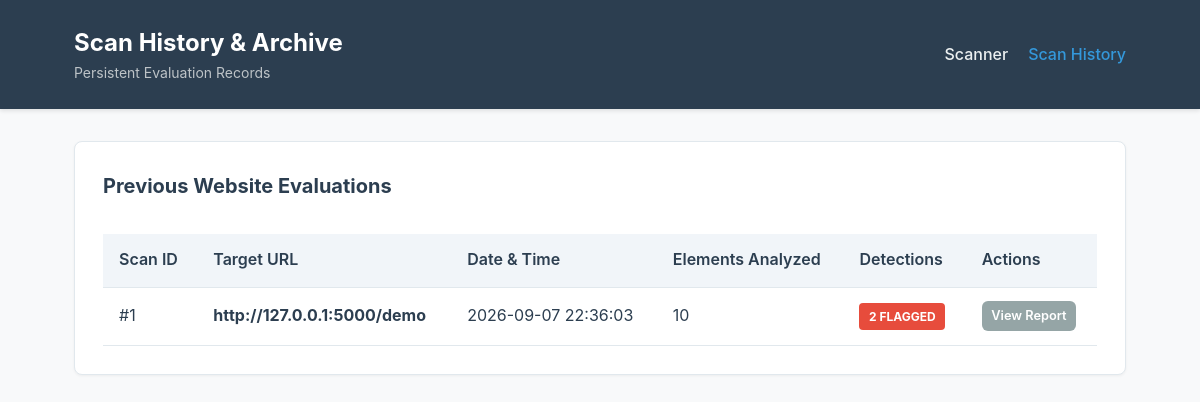
Before: /history with the older database file.
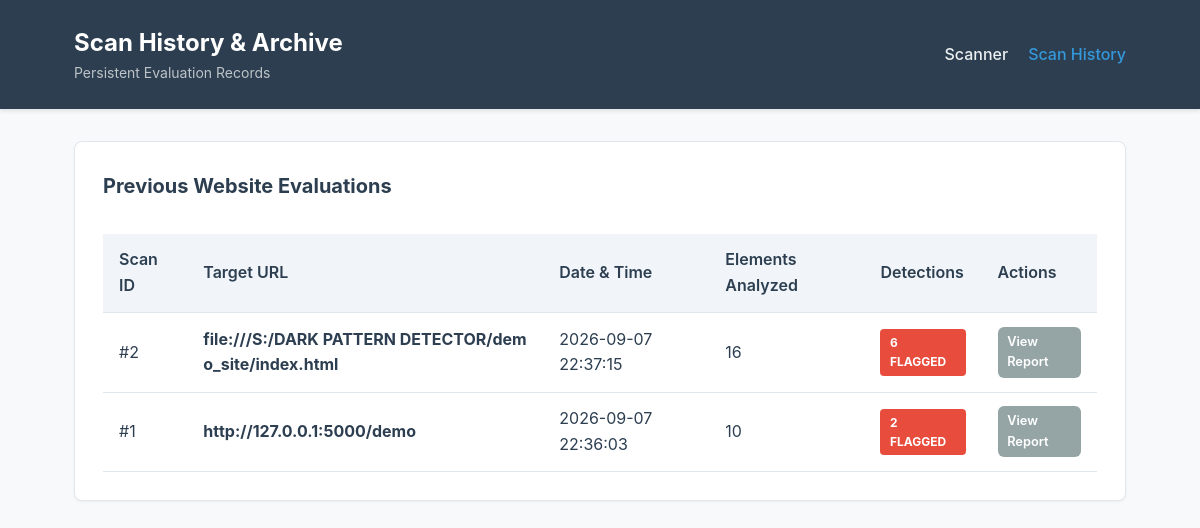
After: the same page with the newer database file.
### tables this page shows
CREATE TABLE scans (
                id INTEGER PRIMARY KEY AUTOINCREMENT,
                url TEXT NOT NULL,
                scan_date TEXT NOT NULL,
                total_elements INTEGER NOT NULL DEFAULT 0,
                total_detections INTEGER NOT NULL DEFAULT 0
            );

### app.py (the view)
@app.route("/history")
def history():
    scans = db_manager.get_all_scans()
    return render_template("history.html", scans=scans)

### database/db.py (called while the page is built, shortened)
    def _get_sqlite_connection(self):
        os.makedirs(os.path.dirname(self.sqlite_db_path), exist_ok=True)
        conn = sqlite3.connect(self.sqlite_db_path)
        conn.row_factory = sqlite3.Row
        return conn

    def get_all_scans(self):
        conn = self._get_sqlite_connection()
        cursor = conn.cursor()
        cursor.execute("SELECT * FROM scans ORDER BY id DESC")
        scans = [dict(r) for r in cursor.fetchall()]
        conn.close()
        return scans

### templates/history.html (shortened to what this page needs)
<!DOCTYPE html>
<html lang="en">
<head>
    <link rel="stylesheet" href="{{ url_for('static', filename='css/style.css') }}">
</head>
<body>
    <header class="header">
        <div class="header-container">
            <div class="header-title">
                <h1>Scan History & Archive</h1>
                <p>Persistent Evaluation Records</p>
            </div>
            <nav class="nav-links">
                <a href="{{ url_for('index') }}">Scanner</a>
                <a href="{{ url_for('history') }}" class="active">Scan History</a>
            </nav>
        </div>
    </header>
    <main class="container">
        <section class="card">
            <h3 class="card-title">Previous Website Evaluations</h3>
            {% if scans %}
            <div class="table-responsive">
                <table class="data-table">
                    <thead>
                        <tr>
                            <th>Scan ID</th>
                            <th>Target URL</th>
                            <th>Date & Time</th>
                            <th>Elements Analyzed</th>
                            <th>Detections</th>
                            <th>Actions</th>
                        </tr>
                    </thead>
                    <tbody>
                        {% for s in scans %}
                        <tr>
                            <td>#{{ s.id }}</td>
                            <td><strong style="word-break: break-all;">{{ s.url }}</strong></td>
                            <td>{{ s.scan_date }}</td>
                            <td>{{ s.total_elements }}</td>
                            <td>
                                <span class="badge {% if s.total_detections > 0 %}badge-high{% else %}badge-ml{% endif %}">
                                    {{ s.total_detections }} Flagged
                                </span>
                            </td>
                            <td>
                                <a href="{{ url_for('view_results', scan_id=s.id) }}" class="btn btn-secondary" style="padding: 0.3rem 0.6rem; font-size: 0.8rem; text-decoration: none;">
                                    View Report
                                </a>
                            </td>
                        </tr>
                        {% endfor %}
                    </tbody>
                </table>
            </div>
            {% else %}
            <div class="alert alert-info" style="margin-top: 1rem;">
                No historical scans available. Run a scan from the main dashboard to generate report records.
            </div>
            {% endif %}
        </section>
    </main>
</body>
</html>

### static/css/style.css (style rules this page uses)
:root { --primary-color: #2c3e50; --secondary-color: #3498db; --accent-color: #e74c3c; --bg-color: #f8f9fa; --card-bg: #ffffff; --text-color: #2c3e50; --text-muted: #7f8c8d; --border-color: #e1e8ed; --severity-high: #e74c3c; --severity-medium: #f39c12; --severity-low: #3498db; --source-rule: #8e44ad; --source-ml: #27ae60; --source-hybrid: #d35400; }
* { box-sizing: border-box; margin: 0; padding: 0; }
body { font-family: -apple-system, BlinkMacSystemFont, "Segoe UI", Roboto, Helvetica, Arial, sans-serif; background-color: var(--bg-color); color: var(--text-color); line-height: 1.6; }
.header { background-color: var(--primary-color); color: #ffffff; padding: 1.5rem 0; box-shadow: 0 2px 4px rgba(0,0,0,0.1); }
.header-container { max-width: 1100px; margin: 0 auto; padding: 0 1.5rem; display: flex; justify-content: space-between; align-items: center; }
.header-title h1 { font-size: 1.5rem; font-weight: 700; }
.header-title p { font-size: 0.875rem; color: #bdc3c7; }
.nav-links { display: flex; gap: 1.25rem; }
.nav-links a { color: #ecf0f1; text-decoration: none; font-weight: 500; transition: color 0.2s; }
.nav-links a:hover, .nav-links a.active { color: var(--secondary-color); }
.container { max-width: 1100px; margin: 2rem auto; padding: 0 1.5rem; }
.card { background: var(--card-bg); border: 1px solid var(--border-color); border-radius: 8px; padding: 1.75rem; margin-bottom: 1.5rem; box-shadow: 0 1px 3px rgba(0,0,0,0.05); }
.card-title { font-size: 1.25rem; margin-bottom: 1rem; color: var(--primary-color); }
.btn { background-color: var(--secondary-color); color: #ffffff; padding: 0.75rem 1.5rem; border: none; border-radius: 6px; font-size: 1rem; font-weight: 600; cursor: pointer; text-decoration: none; display: inline-block; transition: background-color 0.2s; }
.btn-secondary { background-color: #95a5a6; }
.badge { display: inline-block; padding: 0.25rem 0.6rem; border-radius: 4px; font-size: 0.75rem; font-weight: 700; text-transform: uppercase; color: #ffffff; }
.badge-high { background-color: var(--severity-high); }
.table-responsive { overflow-x: auto; }
.data-table { width: 100%; border-collapse: collapse; margin-top: 1rem; }
.data-table th, .data-table td { padding: 0.85rem 1rem; text-align: left; border-bottom: 1px solid var(--border-color); }
.data-table th { background-color: #f1f5f9; font-weight: 600; color: var(--primary-color); }

Changed rows visible on the page:
added scans: id "2", url "file:///S:/DARK PATTERN DETECTOR/demo_site/index.html", scan_date "2026-09-07 22:37:15", total_elements "16", total_detections "6"
